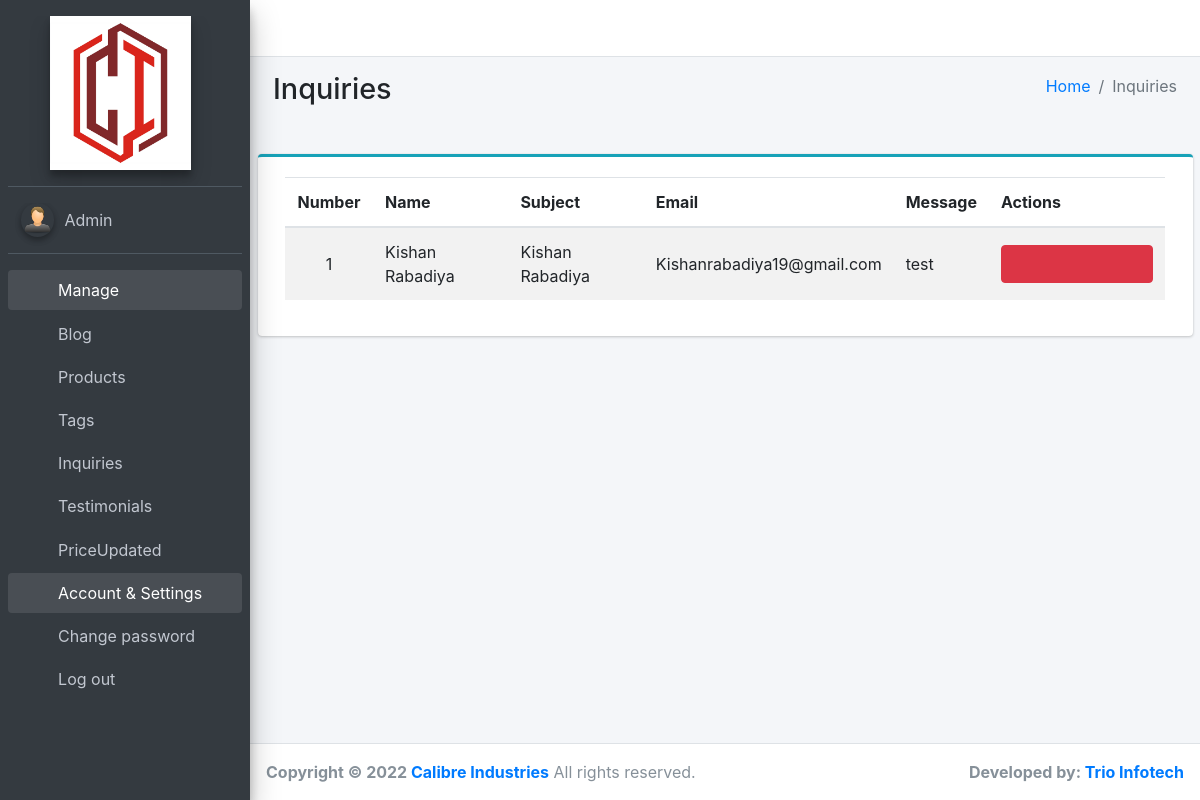
Page /admin/inquiries/index.php (signed in) on the committed database.
### tables this page shows
CREATE TABLE `contact` (
  `Id` int(11) NOT NULL,
  `Name` varchar(200) NOT NULL,
  `Subject` varchar(500) NOT NULL,
  `Email` varchar(100) NOT NULL,
  `Message` varchar(2000) NOT NULL
);

### includes/init.php (called while the page is built, shortened)
<?php
$connection = new PDO("mysql:host=localhost;port=3306;dbname=Calibre", "root", "");
function urlOf($path)
{
    return BASE_URL . '/' . $path;
}
function select($query, $params = null)
{
    global $connection;
    $statement = $connection->prepare($query);
    $statement->execute($params);
    $rows = $statement->fetchAll(PDO::FETCH_ASSOC);
    return $rows;
}

### admin/inquiries/index.php (the view, shortened to what this page needs)
<?php
require("../../includes/init.php");
$rows = select("SELECT `Id`, `Name`, `Subject`, `Email`, `Message` FROM `Contact`");
require(pathOf('admin/includes/header.php'));
require(pathOf('admin/includes/nav.php'));
require(pathOf('admin/includes/sidebar.php'));
?>
<div class="content-wrapper">
    <div class="container">
        <section class="content-header">
            <div class="container-fluid">
                <div class="row mb-2">
                    <div class="col-sm-6">
                        <h1>Inquiries</h1>
                    </div>
                    <div class="col-sm-6">
                        <ol class="breadcrumb float-sm-right">
                            <li class="breadcrumb-item"><a href="<?= urlOf('admin/') ?>">Home</a></li>
                            <li class="breadcrumb-item active">Inquiries</li>
                        </ol>
                    </div>
                </div>
            </div>
        </section>
        <section class="content">
            <div class="row">&nbsp;</div>
            <div class="card card-outline card-info">
                <div class="card-body">
                    <div class="col col-md-12">
                        <table class="table table-striped product-list">
                            <thead>
                                <tr>
                                    <th class="number">Number</th>
                                    <th class="name">Name</th>
                                    <th class="description hide-on-small">Subject</th>
                                    <th class="description hide-on-small">Email</th>
                                    <th class="description hide-on-small">Message</th>
                                    <th class="actions">Actions</th>
                                </tr>
                            </thead>
                            <tbody>
                                <?php for ($i = 0; $i < count($rows); $i++) {
                                    $id = $rows[$i]['Id']; ?>
                                    <tr>
                                        <td class="number"><?= $i + 1 ?></td>
                                        <td class="name"><?= $rows[$i]['Name'] ?></td>
                                        <td class="description hide-on-small"><?= $rows[$i]['Subject'] ?></td>
                                        <td class="description hide-on-small"><?= $rows[$i]['Email'] ?></td>
                                        <td class="description hide-on-small"><?= $rows[$i]['Message'] ?></td>
                                        <td class="actions">
                                            <div class="btn-group d-none d-lg-flex" role="group" aria-label="Actions">
                                                <a role="button" class="btn btn-danger" onclick="showDeleteInquiryConfirmation(<?= $rows[$i]['Id'] ?>)" data-toggle="tooltip" data-placement="bottom" title="Delete">
                                                    <i class="far fa-trash-alt"></i>
                                                </a>
                                            </div>
                                        </td>
                                    </tr>
                                <?php } ?>
                            </tbody>
                        </table>
                    </div>
                </div>
            </div>
            <br>
        </section>
    </div>
</div>
<?php
require(pathOf('admin/includes/footer-part1.php'));
?>
<?php
require(pathOf('admin/includes/footer-part2.php'));
?>

### admin/css/app.css (style rules this page uses)
.blog-list .number, .product-list .number { text-align: center; width: 10%; }
.blog-list .actions, .product-list .actions { width: 20%; }
.blog-list td, .product-list td, .blog-list th, .product-list th { vertical-align: middle !important; }

### rows in the picture
contact: Name "Kishan Rabadiya", Subject "Kishan Rabadiya", Email "Kishanrabadiya19@gmail.com", Message "test"
